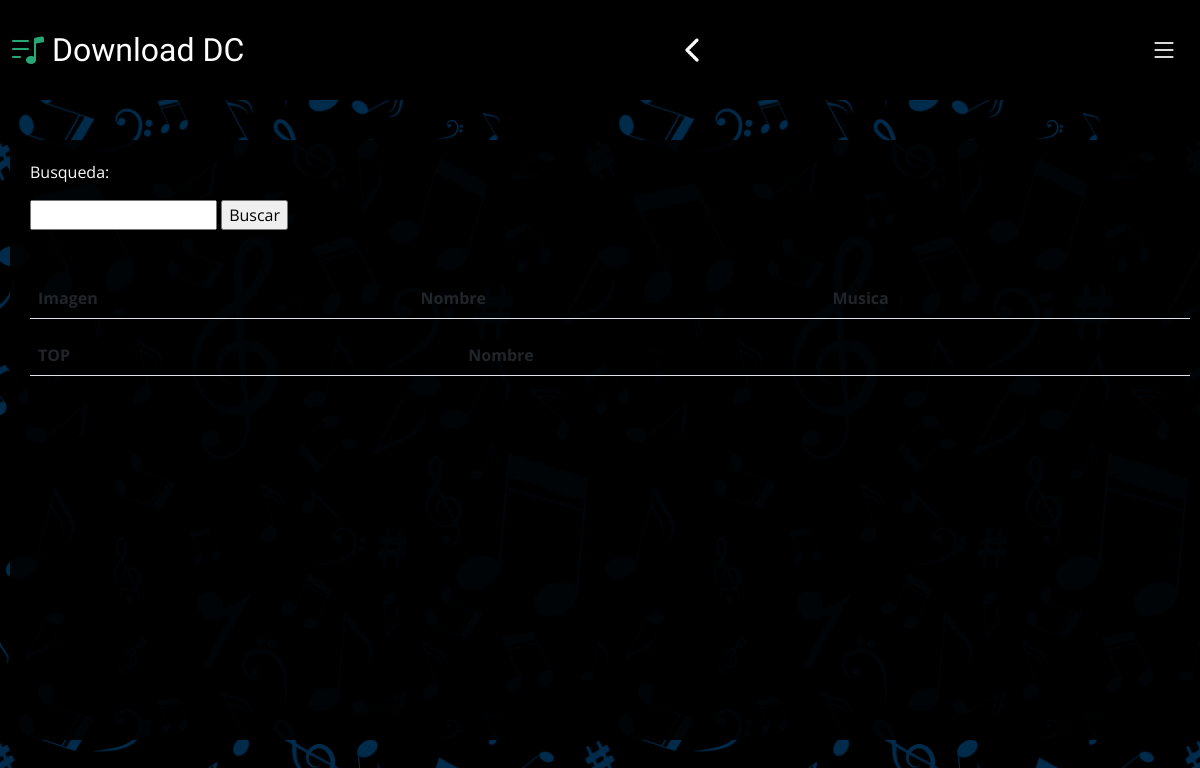
The app's page /admin.php, older data.
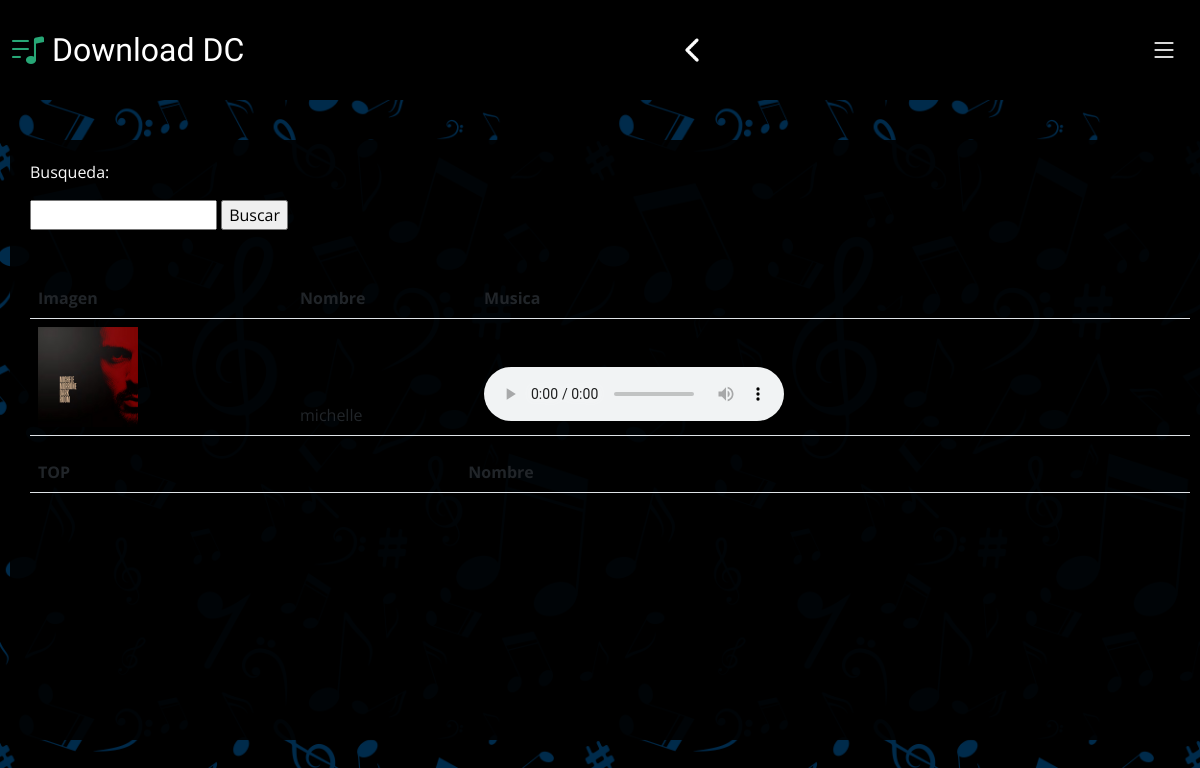
The same page, newer data.
### tables this page shows
CREATE TABLE `musica` (
  `id_cantante` bigint(20) NOT NULL,
  `imagen` varchar(50) NOT NULL,
  `cantante` varchar(50) NOT NULL,
  `cancion` varchar(50) NOT NULL
);

### admin.php (the view, shortened to what this page needs)
<!DOCTYPE html>
<html lang="en">
  <head>
    <link
      href="assets/vendor/bootstrap/css/bootstrap.min.css"
      rel="stylesheet"
    />
    <link
      href="assets/vendor/bootstrap-icons/bootstrap-icons.css"
      rel="stylesheet"
    />
    <link href="assets/vendor/swiper/swiper-bundle.min.css" rel="stylesheet" />
    <link
      href="assets/vendor/glightbox/css/glightbox.min.css"
      rel="stylesheet"
    />
    <link href="assets/vendor/aos/aos.css" rel="stylesheet" />
    <link href="assets/css/adm.css" rel="stylesheet">
  </head>
    <header id="header" class="header d-flex align-items-center fixed-top">
      <div
        class="container-fluid d-flex align-items-center justify-content-between"
      >
        <a
          href="index.html"
          class="logo d-flex align-items-center me-auto me-lg-0"
        >
          <i class="bi bi-music-note-list"></i>
          <h1>Download DC</h1>
        </a>
        <div class="header-social-links">
          <a style="margin: 0px" href="./index.php"
            ><img
              width="40px"
              style="filter: invert(100%); margin: auto 20px;"
              src="./assets/img/left flecha.png"
              alt=""
          /></a>
        </div>
        <i class="mobile-nav-toggle mobile-nav-show bi bi-list"></i>
      </div>
    </header>
    <body>
                <div class="zona1">
                    <?php
                    $link = new PDO("mysql:host=localhost;dbname=integradora2","root","");
                    ?>
                    <p>Busqueda: </p>
                      <form action="" method="get">
                        <input type="text" name="busqueda">
                        <input type="submit" name="enviar" value="Buscar" >
                  </form>
                    <table class= "table table-striped">
                    <thead>
                      <tr>
                        <th>Imagen</th>
                        <th>Nombre</th>
                        <th>Musica</th>
                      </tr>
                      <thead>
                        <?php foreach($link->query("SELECT * FROM musica")as $row){?>
                          <tr>
                            <td><img src="<?php echo $row["imagen"]?>" width="100" height="100"></td>
                            <td><?php echo $row["cantante"]?></td>
                            <td><audio controls><source src="<?php echo $row["cancion"]?>"type="audio/mpeg"></audio></td>
                        </tr>
                        <?php } ?>
                        <br> <br>
                    <table class= "table table-striped">
                    <thead>
                      <tr>
                        <th>TOP</th>
                        <th>Nombre</th>
                      </tr>
                </div>
  </body>
</html>

### assets/css/adm.css (style rules this page uses)
.zona1 { position:absolute; width: 1200px; height: 600px; background-color: rgba(0, 0, 0, .9); padding: 20px; border-radius: 12px; top:140px; left:10px; }
:root { --font-default: "Open Sans", system-ui, -apple-system, "Segoe UI", Roboto, "Helvetica Neue", Arial, "Noto Sans", "Liberation Sans", sans-serif, "Apple Color Emoji", "Segoe UI Emoji", "Segoe UI Symbol", "Noto Color Emoji"; --font-primary: "Inter", sans-serif; --font-secondary: "Cardo", sans-serif; }
:root { --color-default: #fafafa; --color-primary: #27a776; --color-secondary: #161718; }
:root { scroll-behavior: smooth; }
body { font-family: var(--font-default); color: var(--color-default); background-image: url("../img/qqqqq.png"); background-color: #000; background-size: 50%; }
a { color: var(--color-primary); text-decoration: none; }
h1, h2, h3, h4, h5, h6 { font-family: var(--font-primary); }
.header { transition: all 0.5s; z-index: 997; padding: 30px 0; background-color: #000; background-size: cover; position:relative; }
.header .logo { transition: 0.3s; }
.header .logo h1 { font-size: 32px; margin: 0; font-weight: 400; color: #fff; font-family: var(--font-secondary); }
.header .logo i { font-size: 32px; margin-right: 8px; line-height: 0; }
.header .header-social-links { padding-right: 15px; }
.header .header-social-links a { color: rgba(255, 255, 255, 0.5); padding-left: 15px; display: inline-block; line-height: 0px; transition: 0.3s; font-size: 16px; }
@media (max-width: 1279px) { .mobile-nav-show { color: #fff; font-size: 28px; cursor: pointer; line-height: 0; transition: 0.5s; z-index: 9999; margin: 0 10px 0 10px; } }

Row changes from the older to the newer data that the page shows:
added musica: imagen (picture), cantante "michelle"
